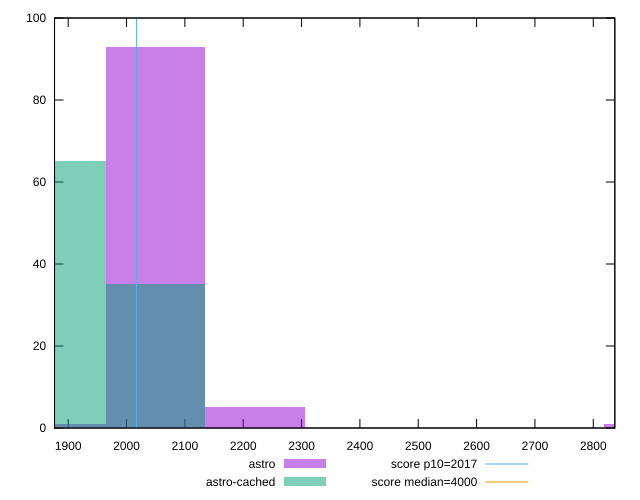

Recreate this plot in gnuplot.
reset

$astro <<EOF
2903.6272529985613 1
2049.619237410749 93
2220.4208405283116 5
1878.8176342931865 1
EOF

$astroCached <<EOF
2049.619237410749 35
1878.8176342931865 65
EOF

set key outside below
set boxwidth 170.80160311756242
set xrange [1876.5959999999984:2836.9359999999965]
set yrange [0:100]
set trange [0:100]
set style fill transparent solid 0.5 noborder

set parametric
set terminal svg size 640, 500 enhanced background rgb 'white'
set output "reports/report_00033_2021-03-01T14-23-16.841Z/mainthread-work-breakdown/comparison/histogram/0_vs_1.svg"

plot $astro title "astro" with boxes, \
     $astroCached title "astro-cached" with boxes, \
     2017,t title "score p10=2017", \
     4000,t title "score median=4000"

reset
